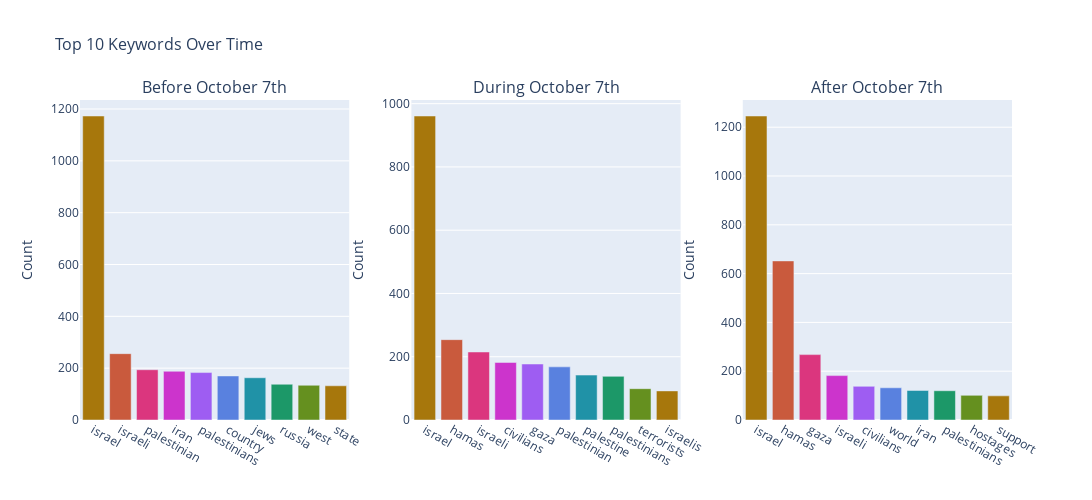

The notebook cell saved with this chart:
### Code cell
import plotly.graph_objects as go
from plotly.subplots import make_subplots

# Create subplots with 1 row and 3 columns
fig = make_subplots(
    rows=1, cols=3,
    subplot_titles=('Before October 7th', 'During October 7th', 'After October 7th')
)

# Plot 1: Before October 7th
fig.add_trace(
    go.Bar(
        x=df_top_10_words_before['Word'],
        y=df_top_10_words_before['Count'],
        marker=dict(color=df_top_10_words_before.index, colorscale='Phase'),
        showlegend=False
    ),
    row=1, col=1
)

# Plot 2: During October 7th
fig.add_trace(
    go.Bar(
        x=df_top_10_words_during['Word'],
        y=df_top_10_words_during['Count'],
        marker=dict(color=df_top_10_words_during.index, colorscale='Phase'),
        showlegend=False
    ),
    row=1, col=2
)

# Plot 3: After October 7th
fig.add_trace(
    go.Bar(
        x=df_top_10_words_after['Word'],
        y=df_top_10_words_after['Count'],
        marker=dict(color=df_top_10_words_after.index, colorscale='Phase'),
        showlegend=False
    ),
    row=1, col=3
)

# Update layout
fig.update_layout(
    title_text='Top 10 Keywords Over Time',
    title_font_size=16,
    height=500,
    width=1500,
    showlegend=False
)

# Update y-axis titles
fig.update_yaxes(title_text='Count')

fig.show()

### Figure 1 — Plotly figure (JSON) as saved in the notebook; plotly's stock layout.template omitted (floating-point values rounded to 4 significant figures)
{"data": [{"marker": {"color": [0, 1, 2, 3, 4, 5, 6, 7, 8, 9], "colorscale": [[0, "rgb(167, 119, 12)"], [0.09091, "rgb(197, 96, 51)"], [0.1818, "rgb(217, 67, 96)"], [0.2727, "rgb(221, 38, 163)"], [0.3636, "rgb(196, 59, 224)"], [0.4545, "rgb(153, 97, 244)"], [0.5455, "rgb(95, 127, 228)"], [0.6364, "rgb(40, 144, 183)"], [0.7273, "rgb(15, 151, 136)"], [0.8182, "rgb(39, 153, 79)"], [0.9091, "rgb(119, 141, 17)"], [1, "rgb(167, 119, 12)"]]}, "showlegend": false, "type": "bar", "x": ["israel", "israeli", "palestinian", "iran", "palestinians", "country", "jews", "russia", "west", "state"], "xaxis": "x", "y": [1173, 256, 194, 188, 183, 170, 163, 138, 134, 132], "yaxis": "y"}, {"marker": {"color": [0, 1, 2, 3, 4, 5, 6, 7, 8, 9], "colorscale": [[0, "rgb(167, 119, 12)"], [0.09091, "rgb(197, 96, 51)"], [0.1818, "rgb(217, 67, 96)"], [0.2727, "rgb(221, 38, 163)"], [0.3636, "rgb(196, 59, 224)"], [0.4545, "rgb(153, 97, 244)"], [0.5455, "rgb(95, 127, 228)"], [0.6364, "rgb(40, 144, 183)"], [0.7273, "rgb(15, 151, 136)"], [0.8182, "rgb(39, 153, 79)"], [0.9091, "rgb(119, 141, 17)"], [1, "rgb(167, 119, 12)"]]}, "showlegend": false, "type": "bar", "x": ["israel", "hamas", "israeli", "civilians", "gaza", "palestinian", "palestine", "palestinians", "terrorists", "israelis"], "xaxis": "x2", "y": [961, 254, 215, 182, 177, 168, 142, 138, 99, 92], "yaxis": "y2"}, {"marker": {"color": [0, 1, 2, 3, 4, 5, 6, 7, 8, 9], "colorscale": [[0, "rgb(167, 119, 12)"], [0.09091, "rgb(197, 96, 51)"], [0.1818, "rgb(217, 67, 96)"], [0.2727, "rgb(221, 38, 163)"], [0.3636, "rgb(196, 59, 224)"], [0.4545, "rgb(153, 97, 244)"], [0.5455, "rgb(95, 127, 228)"], [0.6364, "rgb(40, 144, 183)"], [0.7273, "rgb(15, 151, 136)"], [0.8182, "rgb(39, 153, 79)"], [0.9091, "rgb(119, 141, 17)"], [1, "rgb(167, 119, 12)"]]}, "showlegend": false, "type": "bar", "x": ["israel", "hamas", "gaza", "israeli", "civilians", "world", "iran", "palestinians", "hostages", "support"], "xaxis": "x3", "y": [1246, 652, 268, 182, 138, 132, 121, 120, 101, 99], "yaxis": "y3"}], "layout": {"annotations": [{"font": {"size": 16}, "showarrow": false, "text": "Before October 7th", "x": 0.1444, "xanchor": "center", "xref": "paper", "y": 1, "yanchor": "bottom", "yref": "paper"}, {"font": {"size": 16}, "showarrow": false, "text": "During October 7th", "x": 0.5, "xanchor": "center", "xref": "paper", "y": 1, "yanchor": "bottom", "yref": "paper"}, {"font": {"size": 16}, "showarrow": false, "text": "After October 7th", "x": 0.8556, "xanchor": "center", "xref": "paper", "y": 1, "yanchor": "bottom", "yref": "paper"}], "height": 500, "showlegend": false, "title": {"font": {"size": 16}, "text": "Top 10 Keywords Over Time"}, "width": 1500, "xaxis": {"anchor": "y", "domain": [0, 0.2889]}, "xaxis2": {"anchor": "y2", "domain": [0.3556, 0.6444]}, "xaxis3": {"anchor": "y3", "domain": [0.7111, 1]}, "yaxis": {"anchor": "x", "domain": [0, 1], "title": {"text": "Count"}}, "yaxis2": {"anchor": "x2", "domain": [0, 1], "title": {"text": "Count"}}, "yaxis3": {"anchor": "x3", "domain": [0, 1], "title": {"text": "Count"}}}}
